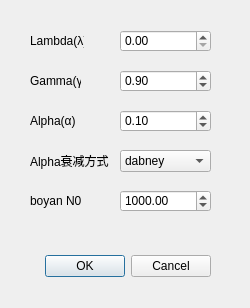
<?xml version="1.0" encoding="UTF-8"?>
<ui version="4.0">
 <class>Dialog</class>
 <widget class="QDialog" name="Dialog">
  <property name="geometry">
   <rect>
    <x>0</x>
    <y>0</y>
    <width>250</width>
    <height>308</height>
   </rect>
  </property>
  <property name="windowTitle">
   <string/>
  </property>
  <widget class="QDialogButtonBox" name="buttonBox">
   <property name="geometry">
    <rect>
     <x>30</x>
     <y>250</y>
     <width>181</width>
     <height>32</height>
    </rect>
   </property>
   <property name="locale">
    <locale language="Chinese" country="China"/>
   </property>
   <property name="orientation">
    <enum>Qt::Horizontal</enum>
   </property>
   <property name="standardButtons">
    <set>QDialogButtonBox::Cancel|QDialogButtonBox::Ok</set>
   </property>
  </widget>
  <widget class="QLabel" name="label">
   <property name="geometry">
    <rect>
     <x>30</x>
     <y>30</y>
     <width>54</width>
     <height>21</height>
    </rect>
   </property>
   <property name="text">
    <string>Lambda(λ)</string>
   </property>
  </widget>
  <widget class="QDoubleSpinBox" name="spLambda">
   <property name="geometry">
    <rect>
     <x>120</x>
     <y>30</y>
     <width>91</width>
     <height>22</height>
    </rect>
   </property>
   <property name="maximum">
    <double>1.000000000000000</double>
   </property>
   <property name="singleStep">
    <double>0.100000000000000</double>
   </property>
  </widget>
  <widget class="QLabel" name="label_2">
   <property name="geometry">
    <rect>
     <x>30</x>
     <y>70</y>
     <width>51</width>
     <height>21</height>
    </rect>
   </property>
   <property name="text">
    <string>Gamma(γ)</string>
   </property>
  </widget>
  <widget class="QDoubleSpinBox" name="spGamma">
   <property name="geometry">
    <rect>
     <x>120</x>
     <y>70</y>
     <width>91</width>
     <height>22</height>
    </rect>
   </property>
   <property name="maximum">
    <double>1.000000000000000</double>
   </property>
   <property name="singleStep">
    <double>0.100000000000000</double>
   </property>
   <property name="value">
    <double>0.900000000000000</double>
   </property>
  </widget>
  <widget class="QLabel" name="label_3">
   <property name="geometry">
    <rect>
     <x>30</x>
     <y>110</y>
     <width>51</width>
     <height>21</height>
    </rect>
   </property>
   <property name="text">
    <string>Alpha(α)</string>
   </property>
  </widget>
  <widget class="QDoubleSpinBox" name="spAlpha">
   <property name="geometry">
    <rect>
     <x>120</x>
     <y>110</y>
     <width>91</width>
     <height>22</height>
    </rect>
   </property>
   <property name="maximum">
    <double>1.000000000000000</double>
   </property>
   <property name="singleStep">
    <double>0.100000000000000</double>
   </property>
   <property name="value">
    <double>0.100000000000000</double>
   </property>
  </widget>
  <widget class="QLabel" name="label_4">
   <property name="geometry">
    <rect>
     <x>30</x>
     <y>150</y>
     <width>91</width>
     <height>21</height>
    </rect>
   </property>
   <property name="text">
    <string>Alpha衰减方式</string>
   </property>
  </widget>
  <widget class="QComboBox" name="cbAlphaDecay">
   <property name="geometry">
    <rect>
     <x>120</x>
     <y>150</y>
     <width>91</width>
     <height>22</height>
    </rect>
   </property>
   <item>
    <property name="text">
     <string>dabney</string>
    </property>
   </item>
   <item>
    <property name="text">
     <string>boyan</string>
    </property>
   </item>
   <item>
    <property name="text">
     <string>boyan_const</string>
    </property>
   </item>
   <item>
    <property name="text">
     <string>const</string>
    </property>
   </item>
  </widget>
  <widget class="QLabel" name="label_5">
   <property name="geometry">
    <rect>
     <x>30</x>
     <y>190</y>
     <width>91</width>
     <height>21</height>
    </rect>
   </property>
   <property name="text">
    <string>boyan N0</string>
   </property>
  </widget>
  <widget class="QDoubleSpinBox" name="spBoyanN0">
   <property name="geometry">
    <rect>
     <x>120</x>
     <y>190</y>
     <width>91</width>
     <height>22</height>
    </rect>
   </property>
   <property name="minimum">
    <double>1.000000000000000</double>
   </property>
   <property name="maximum">
    <double>999999999.000000000000000</double>
   </property>
   <property name="singleStep">
    <double>1.000000000000000</double>
   </property>
   <property name="value">
    <double>1000.000000000000000</double>
   </property>
  </widget>
 </widget>
 <resources/>
 <connections>
  <connection>
   <sender>buttonBox</sender>
   <signal>accepted()</signal>
   <receiver>Dialog</receiver>
   <slot>accept()</slot>
   <hints>
    <hint type="sourcelabel">
     <x>248</x>
     <y>254</y>
    </hint>
    <hint type="destinationlabel">
     <x>157</x>
     <y>274</y>
    </hint>
   </hints>
  </connection>
  <connection>
   <sender>buttonBox</sender>
   <signal>rejected()</signal>
   <receiver>Dialog</receiver>
   <slot>reject()</slot>
   <hints>
    <hint type="sourcelabel">
     <x>316</x>
     <y>260</y>
    </hint>
    <hint type="destinationlabel">
     <x>286</x>
     <y>274</y>
    </hint>
   </hints>
  </connection>
 </connections>
</ui>
